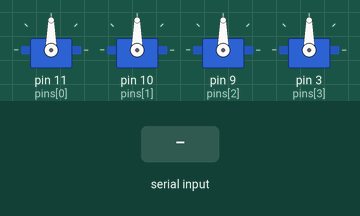
Bench run of a sketch on a simulated Arduino Uno, built with avr-gcc and run on an emulated ATmega328P. Parts: 4 × servo. Inputs (shaded band) come from the test bench.

Above: at 1.2 s.
1.3 s: "30,150\n" received over Serial
At 2.2 s:
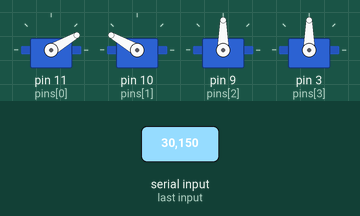
3.1 s: "90,45\n" received over Serial
At 3.9 s:
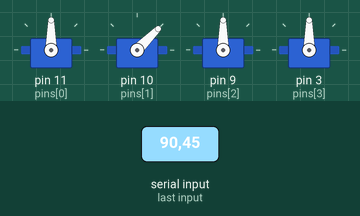
5.1 s: "30,150\n" received over Serial
At 5.52 s:
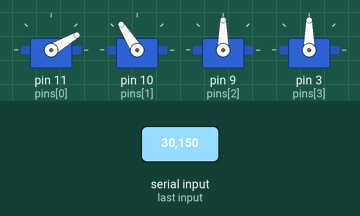
7.1 s: "90\n" received over Serial
At 7.7 s:
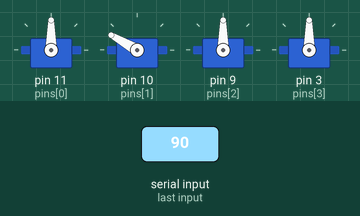
Timing chart, 0 to 9.9 s (numbered marks = the images above; inputs shaded):
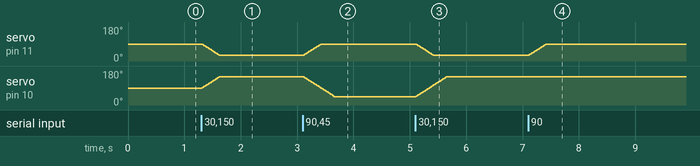

Measured:
- after the input at 1.3 s, servo on pin 11 (pins[0]): moves from 90° to 30° over 0.31 s, starting at once; servo on pin 10 (pins[1]): moves from 90° to 150° over 0.31 s, starting at once
- after the input at 3.1 s, servo on pin 11 (pins[0]): moves from 30° to 90° over 0.32 s, starting at once; servo on pin 10 (pins[1]): moves from 150° to 45° over 0.55 s, starting at once
- after the input at 5.1 s, servo on pin 11 (pins[0]): moves from 90° to 30° over 0.32 s, starting at once; servo on pin 10 (pins[1]): moves from 45° to 150° over 0.55 s, starting at once
- after the input at 7.1 s, servo on pin 11 (pins[0]): moves from 30° to 90° over 0.31 s, starting at once

The sketch:

ArduinoGestureSerial.ino
```cpp
#include <Servo.h>

Servo myservo1;  // create servo object to control a servo
Servo myservo2;  // create servo object to control a servo
Servo myservo3;  // create servo object to control a servo
Servo myservo4;  // create servo object to control a servo

Servo myServos[4];

int x=90;
int oldx=90;
int fingers[5]={90,90,90,90,90};
int pins[4]={11,10,9,3};
int current[4]={90,90,90,90};


void setup() {
  Serial.begin(115200);

  for (int nServo=0;nServo<4;nServo++)
  {
    myServos[nServo].attach(pins[nServo]);
  }

  // Serial.begin(9600);
  Serial.setTimeout(2);
}

void  loop() {
  //while (!Serial.available());
  if(Serial.available())
  {
    // x = Serial.readString().toInt();
    String input = Serial.readStringUntil('\n');
    input.trim();

    // Split the string into finger values

    int index = 0;

    for (int i = 0; i < input.length(); i++) {
      int commaIndex = input.indexOf(',', i);
      if (commaIndex == -1) commaIndex = input.length();
      String value = input.substring(i, commaIndex);
      int thisValue= value.toInt();


      /*if((thisValue>=90) && (thisValue<=160))
      {
        fingers[index] = thisValue; // Direction 1
        //fingers[index] = 180 - thisValue; // Direction 2
      }*/

      if((thisValue>=20) && (thisValue<=160))
      {
        fingers[index] = thisValue; // Direction 1
        //fingers[index] = 180 - thisValue; // Direction 2
      }

      index++;

      i = commaIndex;
      if (index >= 5) break;
    }
  }
    for (int nServo=0;nServo<4;nServo++)
    {
      int dif=fingers[nServo]-current[nServo];
      int jump=1;
      if(dif>jump)
      {
        current[nServo]=current[nServo]+jump;
      }
      else if(dif<-jump)
      {
        current[nServo]=current[nServo]-jump;
      }
      else
      {
        current[nServo]=current[nServo]+dif;
      }
      myServos[nServo].write(current[nServo]);
    }
    delay(5);
}
```
